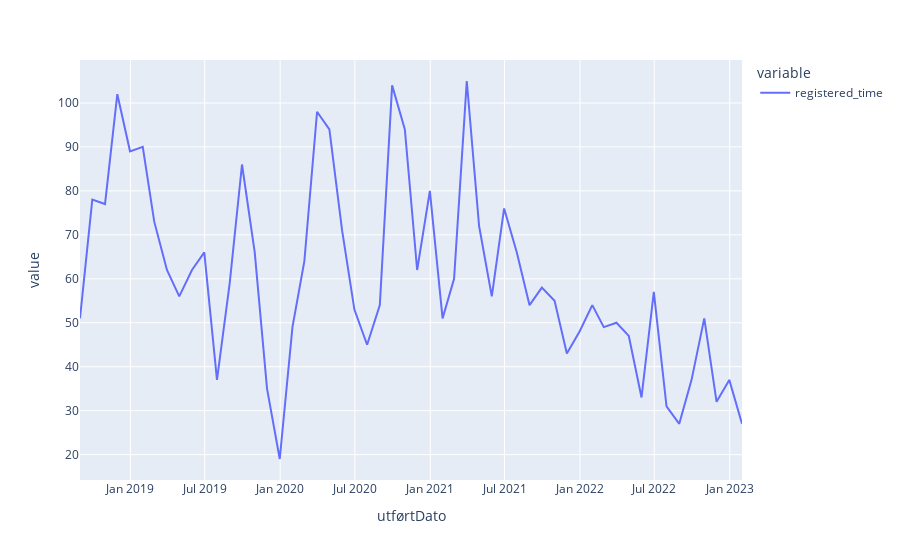

The code cell stored with this chart in its notebook:
### Code cell
df_maintenance.groupby([pd.Grouper(freq="M")])["registered_time"].count().plot()

### Figure 1 — Plotly figure (JSON) as saved in the notebook; plotly's stock layout.template omitted (floating-point values rounded to 4 significant figures)
{"data": [{"hovertemplate": "variable=registered_time<br>utførtDato=%{x}<br>value=%{y}<extra></extra>", "legendgroup": "registered_time", "line": {"color": "#636efa", "dash": "solid"}, "marker": {"symbol": "circle"}, "mode": "lines", "name": "registered_time", "orientation": "v", "showlegend": true, "type": "scatter", "x": ["2018-08-31T00:00:00", "2018-09-30T00:00:00", "2018-10-31T00:00:00", "2018-11-30T00:00:00", "2018-12-31T00:00:00", "2019-01-31T00:00:00", "2019-02-28T00:00:00", "2019-03-31T00:00:00", "2019-04-30T00:00:00", "2019-05-31T00:00:00", "2019-06-30T00:00:00", "2019-07-31T00:00:00", "2019-08-31T00:00:00", "2019-09-30T00:00:00", "2019-10-31T00:00:00", "2019-11-30T00:00:00", "2019-12-31T00:00:00", "2020-01-31T00:00:00", "2020-02-29T00:00:00", "2020-03-31T00:00:00", "2020-04-30T00:00:00", "2020-05-31T00:00:00", "2020-06-30T00:00:00", "2020-07-31T00:00:00", "2020-08-31T00:00:00", "2020-09-30T00:00:00", "2020-10-31T00:00:00", "2020-11-30T00:00:00", "2020-12-31T00:00:00", "2021-01-31T00:00:00", "2021-02-28T00:00:00", "2021-03-31T00:00:00", "2021-04-30T00:00:00", "2021-05-31T00:00:00", "2021-06-30T00:00:00", "2021-07-31T00:00:00", "2021-08-31T00:00:00", "2021-09-30T00:00:00", "2021-10-31T00:00:00", "2021-11-30T00:00:00", "2021-12-31T00:00:00", "2022-01-31T00:00:00", "2022-02-28T00:00:00", "2022-03-31T00:00:00", "2022-04-30T00:00:00", "2022-05-31T00:00:00", "2022-06-30T00:00:00", "2022-07-31T00:00:00", "2022-08-31T00:00:00", "2022-09-30T00:00:00", "2022-10-31T00:00:00", "2022-11-30T00:00:00", "2022-12-31T00:00:00", "2023-01-31T00:00:00"], "xaxis": "x", "y": [51, 78, 77, 102, 89, 90, 73, 62, 56, 62, 66, 37, 59, 86, 66, 35, 19, 49, 64, 98, 94, 71, 53, 45, 54, 104, 94, 62, 80, 51, 60, 105, 72, 56, 76, 66, 54, 58, 55, 43, 48, 54, 49, 50, 47, 33, 57, 31, 27, 37, 51, 32, 37, 27], "yaxis": "y"}], "layout": {"legend": {"title": {"text": "variable"}, "tracegroupgap": 0}, "margin": {"t": 60}, "xaxis": {"anchor": "y", "domain": [0, 1], "title": {"text": "utførtDato"}}, "yaxis": {"anchor": "x", "domain": [0, 1], "title": {"text": "value"}}}}
